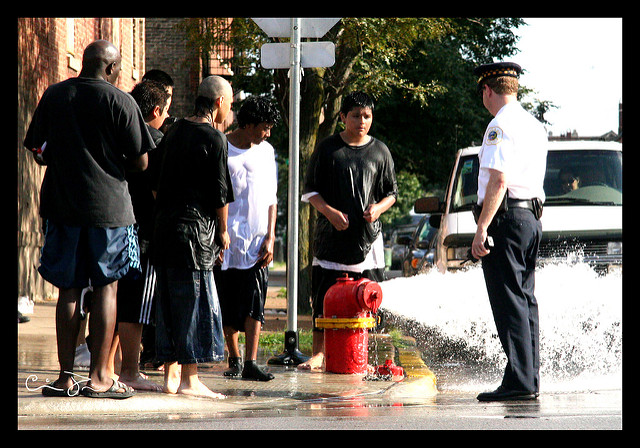
#> input picture images/1045023827_4ec3e8ba5c_z.jpg, 640 x 448 px, given in place of cup2_Right_regularlight_image22.jpg, which was not available
$ jupyter execute --allow-errors load_dataset.ipynb   (older library calls are emulated)
#> lines starting #> are read from the running program, lines starting #| are printed output that depends on the picture; pictures that were not available may be replaced by others from this repository, and a replacement may not be noted
[cell 1]
import os
import numpy as np
from PIL import Image
#from IPython.display import Image

[cell 2]
# [19 lines left out: function load_custom_dataset, not called in this run]

[cell 3]
# [34 lines left out: function load_class_datapoint, not called in this run]

[cell 4]
def normalize_image(img):
    """
    input:
    img: image data
    output:
    normalized arr
    """
    img /= 255 # normalize to range of (0,1)
    img = img - np.mean(img, (0,1)) # Zero mean each channel
    return img

[cell 5]
def load_image(img_filename, resolution):
    """
    input:
    img_filename: the full relative path to the image file
    resolution: a tuple (width, height)
    output:
    output an normalized array with shape (resolution[0], resolution[1], 3)
    """
#> called with resolution = (120, 120)
    im = Image.open(img_filename)
#> im is the input picture: PIL image 640x448 RGB; mean R, G, B 100.4, 94.2, 87
    im = im.resize(resolution, Image.ANTIALIAS)
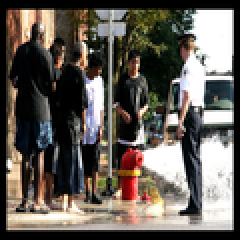
#> im: PIL image 120x120 RGB (shown 2 times larger); mean R, G, B 100.5, 94.3, 87.2
    im.show()
    np_im = np.array(im)

    return np_im

[cell 6]
#load_image "test" code
npim = load_image("/Users/stephenhansen/Code/background_subtraction/cup2/cup2_Right_regularlight_image22.jpg", (120,120))

#> (the rest of this cell did not finish here and is left out)

[cell 7]
def load_mask(mask_filename, resolution):
    """
    input:
    mask_filename: the full relative path to the mask image file
    resolution: a tuple (width, height)
    output:
    an array with shape (resolution[0], resolution[1])
    """
#> called with resolution = (120, 120)
    np_image = load_image(mask_filename, resolution)
#> call 2 of load_image, with resolution = (120, 120)
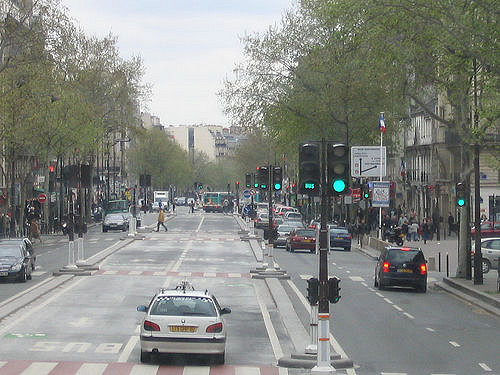
#> input picture images/12283150_12d37e6389_z.jpg, 500 x 375 px, given in place of cup2_Right_regularlight_image20.jpg, which was not available
#> in load_image, im is the input picture: PIL image 500x375 RGB; mean R, G, B 133.4, 135.9, 130.9
#> in load_image (call 2), `im = im.resize(resolution, Image.ANTIALIAS)`:
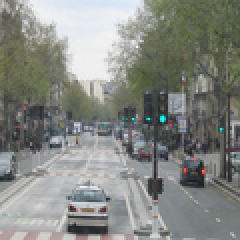
#> im: PIL image 120x120 RGB (shown 2 times larger); mean R, G, B 133.4, 135.9, 130.9
    np_im_shape = np.shape(np_image)
#> np_im_shape = (120, 120, 3)
    correct_dim = (resolution[0], resolution[1])

    if np_im_shape != correct_dim:
        raise ValueError("The third dimension of {} is {}. The dimension should be {}".format(img_filename, np_im_shape, correct_dim))

    return normalize_image(np_image)
